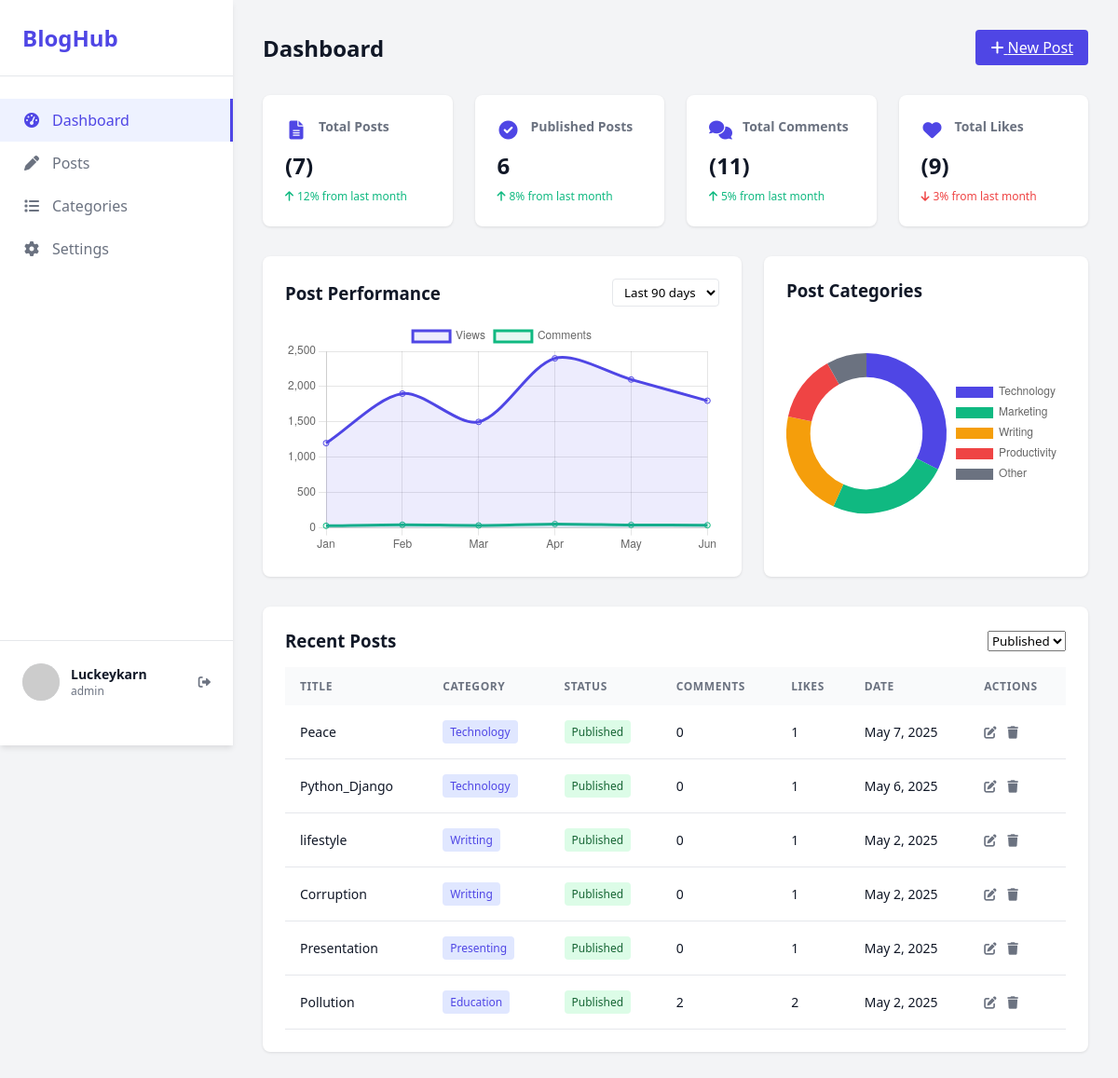
Page /adminpanel/ (signed in) on the earlier database version.
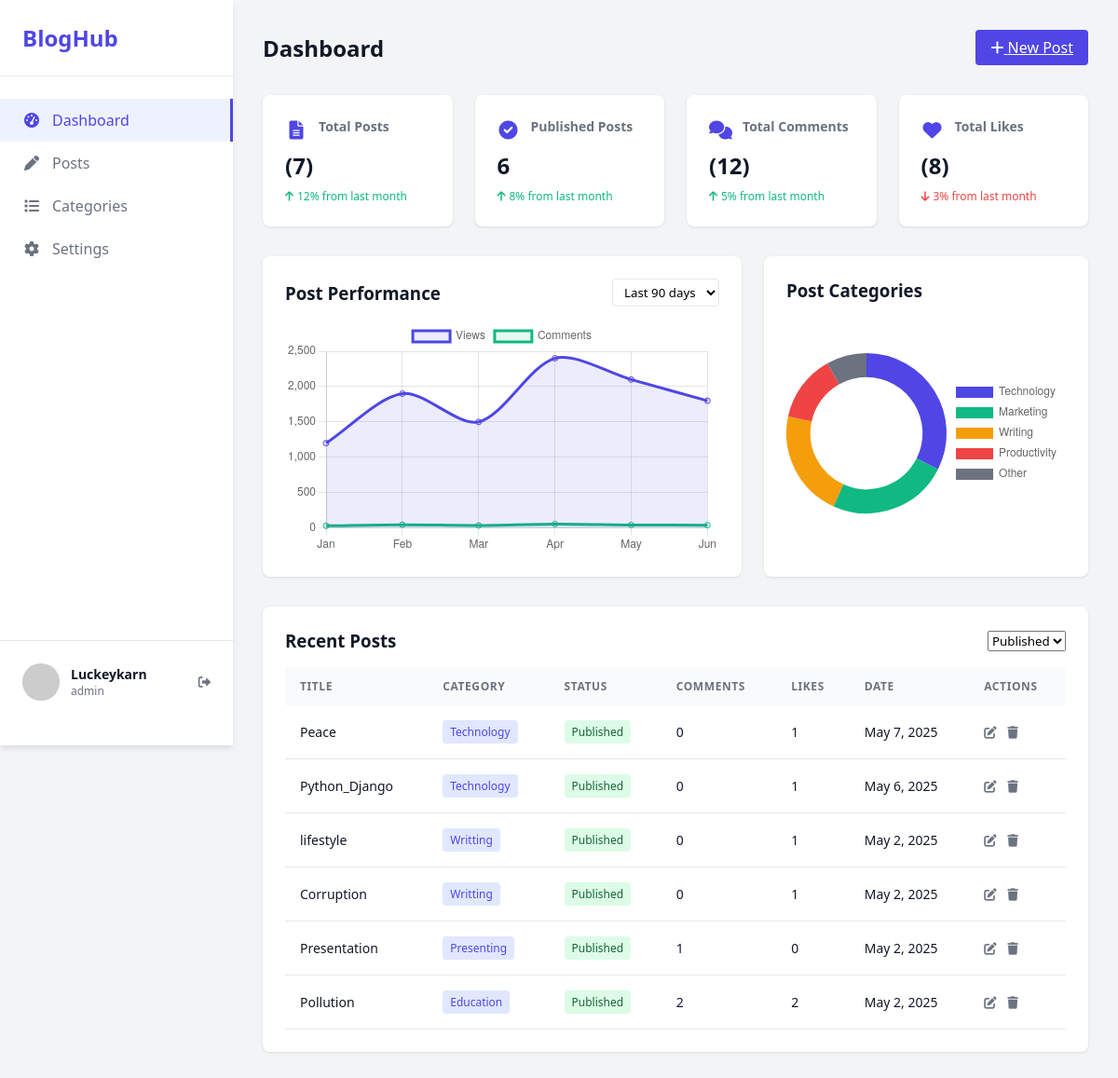
Same page on the later database version.
### account/models.py (models this page shows)
class CustomUser(AbstractUser):
    email = models.EmailField(unique=True)
    role = models.CharField(choices=(('admin','Admin'),('author','Author'),('user','User')))
    image = models.ImageField(upload_to="account")
    gender =  models.CharField(choices=(('male','Male'),('female','Female'),('others','Others')))
    USERNAME_FIELD = "email"
    REQUIRED_FIELDS = ['username']

### blogs/models.py (models this page shows, shortened)
class Blogs(models.Model):
    STATUS_CHOICES = (
        ('draft', 'Draft'),
        ('published', 'Published'),
    )
    status = models.CharField(max_length=10, choices=STATUS_CHOICES, default='draft')
    title = models.CharField(max_length=200)
    slug = models.SlugField(unique=True)
    content = models.TextField(blank=True,null=True)
    cover_image = models.ImageField(upload_to='covers/', blank=True, null=True)
    author = models.ForeignKey(CustomUser, on_delete=models.CASCADE,related_name='posts')
    status = models.CharField(max_length=10, choices=STATUS_CHOICES, default='draft')
    tags = TaggableManager()
    created_at = models.DateTimeField(auto_now_add=True)  # Automatically set on creation
    updated_at = models.DateTimeField(auto_now=True)      # Automatically set on update
    category = models.ForeignKey(Category, on_delete=models.SET_NULL, null=True, blank=True, related_name='blogs')

### adminpanel/models.py (models this page shows, shortened)
class Category(models.Model):
    name = models.CharField(max_length=100, unique=True)
    class Meta:
        verbose_name_plural = "Categories"
        ordering = ['name']

### adminpanel/views.py (the view)
# urls.py: path('', views.author_dashboard, name='author_dashboard'),
@login_required
def author_dashboard(request):
    selected_status = request.GET.get('status', 'published')
    blogs = Blogs.objects.filter(
        author=request.user,
        status=selected_status
    ).order_by('-created_at')
    context = {
        'blogs': blogs,
        'selected_status': selected_status,
    }
    return render(request, 'author_dashboard.html', context)

### adminpanel/templates/author_dashboard.html (shortened to what this page needs)
<!DOCTYPE html>
<html lang="en">
<head>
    <link rel="stylesheet" href="https://cdnjs.cloudflare.com/ajax/libs/font-awesome/6.0.0-beta3/css/all.min.css">
</head>
<body>
    <aside class="sidebar">
        <div class="logo">BlogHub</div>
        <nav class="nav-menu">
            <a href="{% url 'author_dashboard' %}" class="nav-item active">
                <i class="fas fa-tachometer-alt"></i>
                Dashboard
            </a>
            <a href="{% url 'author_blog' %}" class="nav-item">
                <i class="fas fa-pen"></i>
                Posts
            </a>
            <a href="{% url 'categories' %}" class="nav-item">
                <i class="fas fa-list"></i>
                Categories
            </a>
            <a href="{% url 'setting' %}" class="nav-item">
                <i class="fas fa-cog"></i>
                Settings
            </a>
        </nav>
        <div class="user-profile">
            <div class="user-avatar">
                <img src="https://randomuser.me/api/portraits/women/44.jpg" alt="User Avatar">
            </div>
            <div class="user-info">
                <div class="user-name">{{ request.user.username }}</div>
                <div class="user-role">{{ request.user.role }}</div>
            </div>
            <button class="logout-btn" title="Logout">
                <i class="fas fa-sign-out-alt"></i>
            </button>
        </div>
    </aside>
    <main class="main-content">
        <header class="header">
            <h1 class="page-title">Dashboard</h1>
            <a href="{% url 'postblog' %}" class="btn btn-primary">
                <i class="fas fa-plus"></i> New Post
            </a>
        </header>
        <div class="stats-container">
            <div class="stat-card">
                <div class="stat-header">
                    <i class="fas fa-file-alt stat-icon"></i>
                    <h3>Total Posts</h3>
                    {% if request.user.is_authenticated %}
                </div>
                <div class="value">({{user.posts.count}})</div>
                <div class="trend up">
                    <i class="fas fa-arrow-up"></i> 12% from last month
                    {% endif %}
                </div>
            </div>
            <div class="stat-card">
                <div class="stat-header">
                    <i class="fas fa-check-circle stat-icon"></i>
                    <h3>Published Posts</h3>
                </div>
                <div class="value">6</div>
                <div class="trend up">
                    <i class="fas fa-arrow-up"></i> 8% from last month
                </div>
            </div>
            <div class="stat-card">
                <div class="stat-header">
                    <i class="fas fa-comments stat-icon"></i>
                    <h3>Total Comments</h3>
                </div>
                <div class="value">({{user.user_comments.count}})</div>
                <div class="trend up">
                    <i class="fas fa-arrow-up"></i> 5% from last month
                </div>
            </div>
            <div class="stat-card">
                <div class="stat-header">
                    <i class="fas fa-heart stat-icon"></i>
                    <h3>Total Likes</h3>
                </div>
                <div class="value">({{user.blog_like.count}})
                </div>
                <div class="trend down">
                    <i class="fas fa-arrow-down"></i> 3% from last month
                </div>
            </div>
        </div>
        <div class="charts-container">
            <div class="chart-card">
                <div class="chart-header">
                    <h3 class="chart-title">Post Performance</h3>
                    <div class="chart-actions">
                        <select>
                            <option selected>Last 90 days</option>
                        </select>
                    </div>
                </div>
                <div class="chart-wrapper">
                    <canvas id="performanceChart"></canvas>
                </div>
            </div>
            <div class="chart-card">
                <div class="chart-header">
                    <h3 class="chart-title">Post Categories</h3>
                </div>
                <div class="chart-wrapper">
                    <canvas id="categoryChart"></canvas>
                </div>
            </div>
        </div>
        <div class="posts-container">
            <div class="section-header">
                <h3 class="section-title">Recent Posts</h3>
                <div>
                    <form method="get">
                        <select name="status" onchange="this.form.submit()">
                            <option value="published" {% if selected_status == 'published' %}selected{% endif %}>Published</option>
                        </select>
                    </form>
                </div>
            </div>
            <table class="posts-table">
                <thead>
                    <tr>
                        <th>Title</th>
                        <th>Category</th>
                        <th>Status</th>
                        <th>Comments</th>
                        <th>Likes</th>
                        <th>Date</th>
                        <th>Actions</th>
                    </tr>
                </thead>
                <tbody>
                    {% if blogs %}
                        {% for blog in blogs %}
                            <tr>
                                <td class="post-title">{{ blog.title }}</td>
                                <td>
                                    {% if blog.category %}
                                        <span class="post-category">{{ blog.category.name }}</span>
                                    {% else %}
                                        <span class="post-category">Uncategorized</span>
                                    {% endif %}
                                </td>
                                <td><span class="post-status status-{{ blog.status }}">{{ blog.get_status_display }}</span></td>
                                <td>{{ blog.comments.count }}</td>
                                <td>{{ blog.blog_like.count }}</td>
                                <td>{{ blog.created_at|date:"F j, Y" }}</td>
                                <td>
                                    <button class="action-btn" title="Edit">
                                        <i class="fas fa-edit"></i>
                                    </button>
                                    <button class="action-btn delete" title="Delete">
                                        <i class="fas fa-trash"></i>
                                    </button>
                                </td>
                            </tr>
                        {% endfor %}
                    {% else %}
                        <tr>
                            <td colspan="7">No recent blogs found.</td>
                        </tr>
                    {% endif %}
                </tbody>
            </table>
        </div>
    </main>
    <script>
        // Performance Chart
        const performanceCtx = document.getElementById('performanceChart').getContext('2d');
        const performanceChart = new Chart(performanceCtx, {
            type: 'line',
            data: {
                labels: ['Jan', 'Feb', 'Mar', 'Apr', 'May', 'Jun'],
                datasets: [
                    {
                        label: 'Views',
                        data: [1200, 1900, 1500, 2400, 2100, 1800],
                        borderColor: '#4f46e5',
                        backgroundColor: 'rgba(79, 70, 229, 0.1)',
                        tension: 0.3,
                        fill: true
                    },
                    {
                        label: 'Comments',
                        data: [30, 45, 35, 55, 42, 38],
                        borderColor: '#10b981',
                        backgroundColor: 'rgba(16, 185, 129, 0.1)',
                        tension: 0.3,
                        fill: true
                    }
                ]
            },
            options: {
                responsive: true,
                maintainAspectRatio: false,
                plugins: {
                    legend: {
                        position: 'top',
                    }
                },
                scales: {
                    y: {
                        beginAtZero: true
                    }
                }
            }
        });
        // Category Chart
        const categoryCtx = document.getElementById('categoryChart').getContext('2d');
        const categoryChart = new Chart(categoryCtx, {
            type: 'doughnut',
            data: {
                labels: ['Technology', 'Marketing', 'Writing', 'Productivity', 'Other'],
                datasets: [{
                    data: [12, 9, 8, 5, 3],
                    backgroundColor: [
                        '#4f46e5',
                        '#10b981',
                        '#f59e0b',
                        '#ef4444',
                        '#6b7280'
                    ],
                    borderWidth: 0
                }]
            },
            options: {
                responsive: true,
                maintainAspectRatio: false,
                plugins: {
                    legend: {
                        position: 'right',
                    }
                },
                cutout: '70%'
            }
        });
    </script>
</body>
</html>

Differences in the rows shown:
changed CustomUser "Luckeykarn": user_comments.count "11" → "12"; blog_like.count "9" → "8"
computed for Blogs "Presentation": comments.count "0" → "1"; blog_like.count "1" → "0"
